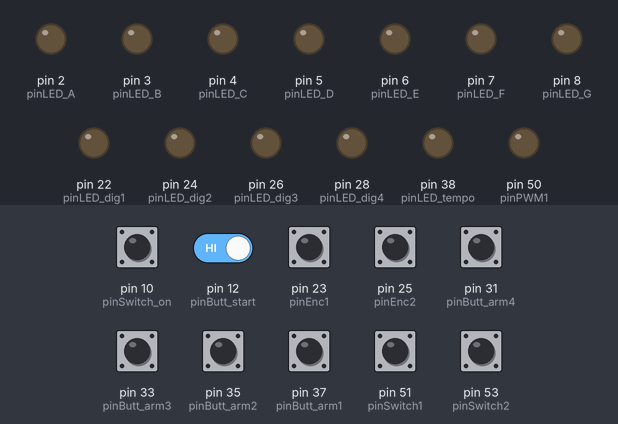
The sketch below on a simulated Arduino Mega 2560, built with avr-gcc and run on an emulated ATmega2560. Parts: output pins drawn as LEDs (lit = HIGH). Dashed ring = blinking. The inputs (shaded band) are chosen by the test bench; at power-on: pin 10 (pinSwitch_on), pin 12 (pinButt_start), pin 23 (pinEnc1), pin 25 (pinEnc2), pin 31 (pinButt_arm4), pin 33 (pinButt_arm3), pin 35 (pinButt_arm2), pin 37 (pinButt_arm1), pin 51 (pinSwitch1), pin 53 (pinSwitch2) HIGH. MIDI output is not drawn.

Above: at 1.2 s.
1.3 s: pin 10 (pinSwitch_on) pulled LOW for 0.15 s
At 1.8 s:
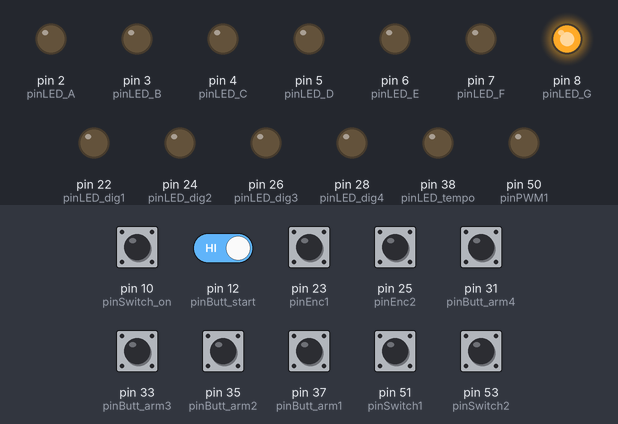
2.9 s: pin 10 (pinSwitch_on) pulled LOW for 1 s
At 3.35 s:
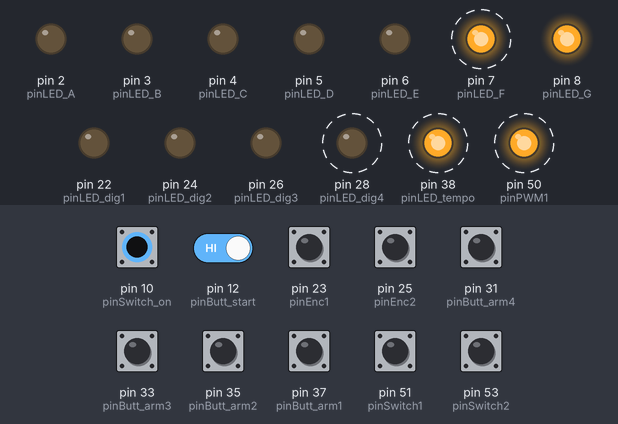
5.4 s: pin 10 (pinSwitch_on) pulled LOW for 1 s
At 6.8 s:
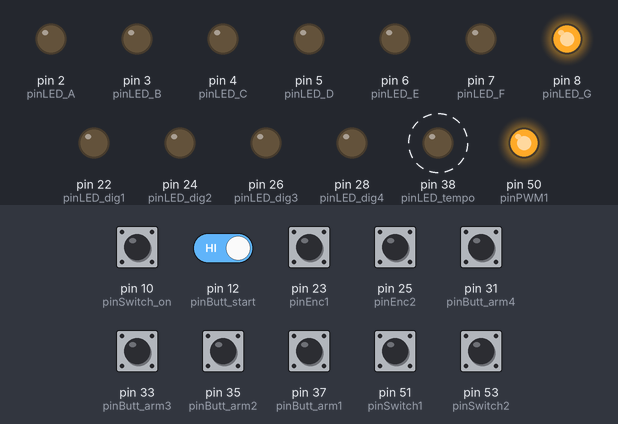
7.9 s: pin 10 (pinSwitch_on) pulled LOW for 0.15 s
At 8.7 s:
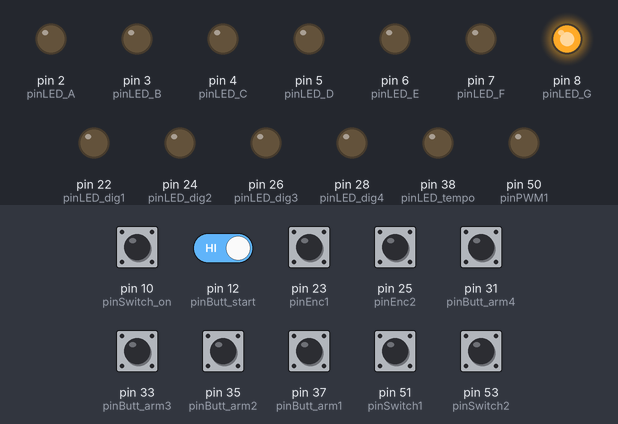
9.5 s: pin 10 (pinSwitch_on) driven LOW and pin 12 (pinButt_start) driven LOW
At 10.27 s:
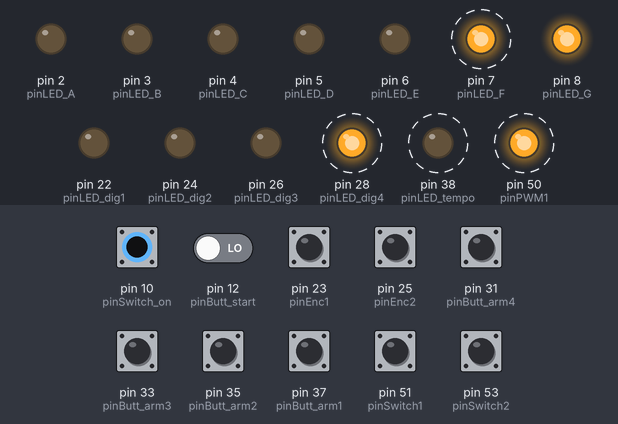
12.5 s: pin 10 (pinSwitch_on) driven HIGH
At 13.9 s:
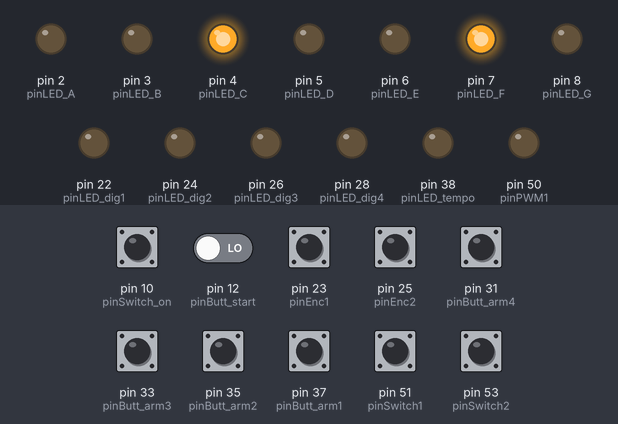
Timing chart, 0 to 15.0 s (numbered marks = the images above; inputs shaded):
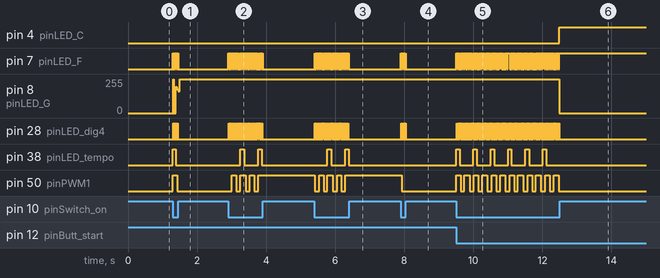

The sketch:

ClockWDisplay_rev4.ino
```cpp
#include <elapsedMillis.h>
#include <MIDI.h>
using namespace midi;
MIDI_CREATE_INSTANCE(HardwareSerial,Serial,MIDI);

// https://www.sparkfun.com/datasheets/Components/LED/7-Segment/YSD-439AB4B-35.pdf

//////////  7 Segment Display Pins: //////////

// pins for the 4 digits of display: //

int pinLED_dig1 = 22;
int pinLED_dig2 = 24;
int pinLED_dig3 = 26;
int pinLED_dig4 = 28;

// pins for 7 segments of each digit: //

byte pinLED_A = 2;
byte pinLED_B = 3;
byte pinLED_C = 4;
byte pinLED_D = 5;
byte pinLED_E = 6;
byte pinLED_F = 7;
byte pinLED_G = 8;

byte pinLED_arm1 = 43;
byte pinLED_arm2 = 45;
byte pinLED_arm3 = 47;
byte pinLED_arm4 = 49;

byte pinButt_arm1 = 37;
byte pinButt_arm2 = 35;
byte pinButt_arm3 = 33;
byte pinButt_arm4 = 31;

byte pinButt_start = 12;
byte pinPWM1 = 50;
byte pinLED_tempo = 38;
byte pinSwitch1 = 51;
byte pinSwitch2 = 53;
byte pinEnc1 = 23;
byte pinEnc2 = 25;
byte pinSwitch_on = 10;


elapsedMillis dispCount;  // for multiplexing of 7 segment
elapsedMillis clockCount; // for main clock
elapsedMillis startCount; // for start stop button
elapsedMillis encCount;   // for encoder
elapsedMillis arm1Count;  //
elapsedMillis arm2Count;  //
elapsedMillis arm3Count;  //
elapsedMillis arm4Count;  //


byte PWMDiv = 8; // state of the division switch for PWM output, 1/8 notes to start
int PWMStep = 0;
int LEDStep = 0;
int tempo = 120;
boolean playing = 0;

boolean lastA = 0;
boolean lastB = 0;

boolean arm1 = 0;
boolean arm2 = 0;
boolean arm3 = 0;
boolean arm4 = 0;


void setup() {
  // put your setup code here, to run once:
  pinMode(pinLED_dig1,OUTPUT);
  pinMode(pinLED_dig2,OUTPUT);
  pinMode(pinLED_dig3,OUTPUT);
  pinMode(pinLED_dig4,OUTPUT);

  pinMode(pinLED_A,OUTPUT);
  pinMode(pinLED_B,OUTPUT);
  pinMode(pinLED_C,OUTPUT);
  pinMode(pinLED_D,OUTPUT);
  pinMode(pinLED_E,OUTPUT);
  pinMode(pinLED_F,OUTPUT);
  pinMode(pinLED_G,OUTPUT);

  pinMode(pinButt_arm1,INPUT_PULLUP);
  pinMode(pinButt_arm2,INPUT_PULLUP);
  pinMode(pinButt_arm3,INPUT_PULLUP);
  pinMode(pinButt_arm4,INPUT_PULLUP);

  pinMode(pinButt_start,INPUT_PULLUP); // start/stop button
  pinMode(pinLED_tempo,OUTPUT);       // tempo LED
  pinMode(pinPWM1,OUTPUT);       // PWM clock output

  MIDI.begin(MIDI_CHANNEL_OMNI);

  pinMode(pinSwitch1,INPUT_PULLUP);
  pinMode(pinSwitch2,INPUT_PULLUP);

  pinMode(pinEnc1,INPUT_PULLUP); // encoder
  pinMode(pinEnc2,INPUT_PULLUP); // encoder
  lastA = digitalRead(pinEnc1);
  lastB = digitalRead(pinEnc2);

  pinMode(pinSwitch_on,INPUT_PULLUP);

}

void loop() {

if( digitalRead(pinSwitch_on)==HIGH )
{
    // set all LEDs off
	digitalWrite(pinLED_dig1,LOW);
	digitalWrite(pinLED_dig2,LOW);
	digitalWrite(pinLED_dig3,LOW);
	digitalWrite(pinLED_dig4,LOW);

	digitalWrite(pinLED_tempo,LOW);

	digitalWrite(pinLED_arm1,LOW);
	digitalWrite(pinLED_arm2,LOW);
	digitalWrite(pinLED_arm3,LOW);
	digitalWrite(pinLED_arm4,LOW);
}
else
{

  if(digitalRead(pinButt_arm1)==LOW && arm1Count>250)
  {
    arm1 = !arm1;
	arm1Count = 0;//
  }
  if(digitalRead(pinButt_arm2)==LOW && arm2Count>250)
  {
    arm2 = !arm2;
	arm2Count = 0;	//
  }
  if(digitalRead(pinButt_arm3)==LOW && arm3Count>250)
  {
    arm3 = !arm3;
	arm3Count = 0;	//
  }
  if(digitalRead(pinButt_arm4)==LOW && arm4Count>250)
  {
    arm4 = !arm4;
	arm4Count = 0;	//
  }

  digitalWrite(pinLED_arm1,arm1);
  digitalWrite(pinLED_arm2,arm2);
  digitalWrite(pinLED_arm3,arm3);
  digitalWrite(pinLED_arm4,arm4);

////////////// read encoder & set tempo ///////////////////

  boolean A = digitalRead(pinEnc1);
  boolean B = digitalRead(pinEnc2);

  if (A != lastA && encCount>5)
  {
    if(A==B)
    {
      tempo = tempo-1;
    }
    else
    {
      tempo = tempo+1;
    }
	encCount = 0;
    lastA = A;
  }
  if ( B != lastB && encCount>5)
  {
    if(B == A)
    {
      tempo = tempo+1;
    }
    else
    {
      tempo = tempo-1;
    }
    encCount = 0;
    lastB = B;
  }

  MakeNum(tempo);

////////////////// do tempo maths ///////////////////////

  float mspb = tempo; // mspb = milliseconds per beat
  mspb = mspb/1.006;     // some correction factor ~ 1.006
  mspb = mspb/60;
  mspb = 1000/mspb;


  float clksync = mspb/24; // send 24 messages per quarter note
  if(clockCount>clksync)
  {
    MIDI.sendRealTime(Clock);
    clockCount = 0;
    LEDStep = LEDStep+1;
    PWMStep = PWMStep+1;
  }

/////////// Read the switch for PWM division ///////////

  if(digitalRead(pinSwitch1)==LOW)
  {
    PWMDiv = 2; // quarter note
  }
  else if(digitalRead(pinSwitch2)==LOW)
  {
    PWMDiv = 8; // 16th note
  }
  else
  {
	PWMDiv = 4; // 8th note
  }

//////////// Set PWM pin: ///////////////

  if(PWMStep<24/PWMDiv*1+1)
  {
	digitalWrite(pinPWM1,HIGH);
  }
  else if(PWMStep<24/PWMDiv*2+1)
  {
	digitalWrite(pinPWM1,LOW);
  }
  else if(PWMStep<24/PWMDiv*3+1)
  {
	digitalWrite(pinPWM1,HIGH);
  }
  else if(PWMStep<24/PWMDiv*4+1)
  {
	digitalWrite(pinPWM1,LOW);
  }
  else if(PWMStep<24/PWMDiv*5+1)
  {
	digitalWrite(pinPWM1,HIGH);
  }
  else if(PWMStep<24/PWMDiv*6+1)
  {
	digitalWrite(pinPWM1,LOW);
  }
  else if(PWMStep<24/PWMDiv*7+1)
  {
	digitalWrite(pinPWM1,HIGH);
  }
  else if(PWMStep<24/PWMDiv*8+1)
  {
	digitalWrite(pinPWM1,LOW);
  }

  if(PWMStep>23)
  {
    PWMStep = 0;
  }

/////////////// Set LED pin: /////////////////


  if(LEDStep<5)
  {
    digitalWrite(pinLED_tempo,HIGH);
  }
  else if(LEDStep<22)
  {
    digitalWrite(pinLED_tempo,LOW);
  }
  else if(LEDStep>23)
  {
    LEDStep = 0;
  }

/////////// handle start / stop button: ///////////


  if(startCount>250)
  {
    if(digitalRead(pinButt_start)==LOW)
    {
      if(playing == 0)
      {
        MIDI.sendRealTime(Start);
        playing = 1;
        LEDStep = 0;
      }
      else if(playing == 1)
      {
        MIDI.sendRealTime(Stop);
        playing = 0;
      }
      startCount = 0;
    }
  }
}
}


void MakeNum(int input)
{

  byte dispWait = 7;

  if(input<10)
  {
    digitalWrite(pinLED_dig4,HIGH);
    digitalWrite(pinLED_dig3,LOW);
    digitalWrite(pinLED_dig2,LOW);
    digitalWrite(pinLED_dig1,LOW);
  }
  else if(input<100)
  {
    if(dispCount<dispWait)
    {
      digitalWrite(pinLED_dig4,LOW);
      digitalWrite(pinLED_dig3,HIGH);
      digitalWrite(pinLED_dig2,LOW);
      digitalWrite(pinLED_dig1,LOW);
      input = input/10;
    }
    else if(dispCount<dispWait*2)
    {
      digitalWrite(pinLED_dig4,HIGH);
      digitalWrite(pinLED_dig3,LOW);
      digitalWrite(pinLED_dig2,LOW);
      digitalWrite(pinLED_dig1,LOW);
      input = input-input/10*10;
    }
    else if(dispCount>dispWait*2)
    {
      dispCount = 0;
    }
  }
  else if(input<1000)
  {
    if(dispCount<dispWait)
    {
      digitalWrite(pinLED_dig4,LOW);
      digitalWrite(pinLED_dig3,LOW);
      digitalWrite(pinLED_dig2,HIGH);
      digitalWrite(pinLED_dig1,LOW);
      input = input/100;
    }
    else if(dispCount<dispWait*2)
    {
      digitalWrite(pinLED_dig4,LOW);
      digitalWrite(pinLED_dig3,HIGH);
      digitalWrite(pinLED_dig2,LOW);
      digitalWrite(pinLED_dig1,LOW);
      int foo = input-input/100*100;
      foo = foo/10;
      input = foo;
    }
    else if(dispCount<dispWait*3)
    {
      digitalWrite(pinLED_dig4,HIGH);
      digitalWrite(pinLED_dig3,LOW);
      digitalWrite(pinLED_dig2,LOW);
      digitalWrite(pinLED_dig1,LOW);
      int foo = input-input/100*100;
      foo = foo/10;
      foo = input-input/100*100;
      foo = foo-foo/10*10;
      input = foo;
    }
    else if(dispCount>dispWait*3)
    {
      dispCount = 0;
    }
  }

  if (input == 0)
  {
    digitalWrite(pinLED_A,LOW);
    digitalWrite(pinLED_B,LOW);
    digitalWrite(pinLED_C,LOW);
    digitalWrite(pinLED_D,LOW);
    digitalWrite(pinLED_E,LOW);
    digitalWrite(pinLED_F,LOW);
    digitalWrite(pinLED_G,HIGH);
  }
  else if (input == 1)
  {
    digitalWrite(pinLED_A,HIGH);
    digitalWrite(pinLED_B,LOW);
    digitalWrite(pinLED_C,LOW);
    digitalWrite(pinLED_D,HIGH);
    digitalWrite(pinLED_E,HIGH);
    digitalWrite(pinLED_F,HIGH);
    digitalWrite(pinLED_G,HIGH);
  }
  else if (input == 2)
  {
    digitalWrite(pinLED_A,LOW);
    digitalWrite(pinLED_B,LOW);
    digitalWrite(pinLED_C,HIGH);
    digitalWrite(pinLED_D,LOW);
    digitalWrite(pinLED_E,LOW);
    digitalWrite(pinLED_F,HIGH);
    digitalWrite(pinLED_G,LOW);
  }
  else if (input == 3)
  {
    digitalWrite(pinLED_A,LOW);
    digitalWrite(pinLED_B,LOW);
    digitalWrite(pinLED_C,LOW);
    digitalWrite(pinLED_D,LOW);
    digitalWrite(pinLED_E,HIGH);
    digitalWrite(pinLED_F,HIGH);
    digitalWrite(pinLED_G,LOW);
  }
  else if (input == 4)
  {
    digitalWrite(pinLED_A,HIGH);
    digitalWrite(pinLED_B,LOW);
    digitalWrite(pinLED_C,LOW);
    digitalWrite(pinLED_D,HIGH);
    digitalWrite(pinLED_E,HIGH);
    digitalWrite(pinLED_F,LOW);
    digitalWrite(pinLED_G,LOW);
  }
  else if (input == 5)
  {
    digitalWrite(pinLED_A,LOW);
    digitalWrite(pinLED_B,HIGH);
    digitalWrite(pinLED_C,LOW);
    digitalWrite(pinLED_D,LOW);
    digitalWrite(pinLED_E,HIGH);
    digitalWrite(pinLED_F,LOW);
    digitalWrite(pinLED_G,LOW);
  }
  else if (input == 6)
  {
    digitalWrite(pinLED_A,LOW);
    digitalWrite(pinLED_B,HIGH);
    digitalWrite(pinLED_C,LOW);
    digitalWrite(pinLED_D,LOW);
    digitalWrite(pinLED_E,LOW);
    digitalWrite(pinLED_F,LOW);
    digitalWrite(pinLED_G,LOW);
  }
  else if (input == 7)
  {
    digitalWrite(pinLED_A,LOW);
    digitalWrite(pinLED_B,LOW);
    digitalWrite(pinLED_C,LOW);
    digitalWrite(pinLED_D,HIGH);
    digitalWrite(pinLED_E,HIGH);
    digitalWrite(pinLED_F,HIGH);
    digitalWrite(pinLED_G,HIGH);
  }
  else if (input == 8)
  {
    digitalWrite(pinLED_A,LOW);
    digitalWrite(pinLED_B,LOW);
    digitalWrite(pinLED_C,LOW);
    digitalWrite(pinLED_D,LOW);
    digitalWrite(pinLED_E,LOW);
    digitalWrite(pinLED_F,LOW);
    digitalWrite(pinLED_G,LOW);
  }
  else if (input == 9)
  {
    digitalWrite(pinLED_A,LOW);
    digitalWrite(pinLED_B,LOW);
    digitalWrite(pinLED_C,LOW);
    digitalWrite(pinLED_D,LOW);
    digitalWrite(pinLED_E,HIGH);
    digitalWrite(pinLED_F,LOW);
    digitalWrite(pinLED_G,LOW);
  }
}
```

Measured:
- after the input at 1.3 s, pin 7 (pinLED_F): alternates HIGH for 0.01 s and LOW for 0.01 s, 14 changes in all, then stays LOW, starting at once; pin 8 (pinLED_G): 0/255 → 255/255 at once
- after the input at 2.9 s, pin 7 (pinLED_F): alternates HIGH for 0.01 s and LOW for 0.01 s, 90 changes in all, then stays LOW, starting at once; pin 28 (pinLED_dig4): alternates HIGH for 0.01 s and LOW for 0.01 s, 88 changes in all, then stays LOW, starting at once
- after the input at 5.4 s, pin 7 (pinLED_F): alternates HIGH for 0.01 s and LOW for 0.01 s, 90 changes in all, then stays LOW, starting at once; pin 28 (pinLED_dig4): alternates HIGH for 0.01 s and LOW for 0.01 s, 88 changes in all, then stays LOW, starting at once
- after the input at 7.9 s, pin 7 (pinLED_F): alternates HIGH for 0.01 s and LOW for 0.01 s, 14 changes in all, then stays LOW, starting at once; pin 28 (pinLED_dig4): alternates HIGH for 0.01 s and LOW for 0.01 s, 12 changes in all, then stays LOW, starting at once; pin 50 (pinPWM1): HIGH → LOW at once
- after the input at 9.5 s, pin 4 (pinLED_C): LOW → HIGH after 3.0 s; pin 7 (pinLED_F): alternates HIGH for 0.01 s and LOW for 0.01 s, starting at once
- after the input at 12.5 s, pin 2 (pinLED_A): stays LOW (without the input it goes to HIGH after 1.5 s); pin 4 (pinLED_C): stays HIGH (without the input it goes to LOW after 0.00 s)
